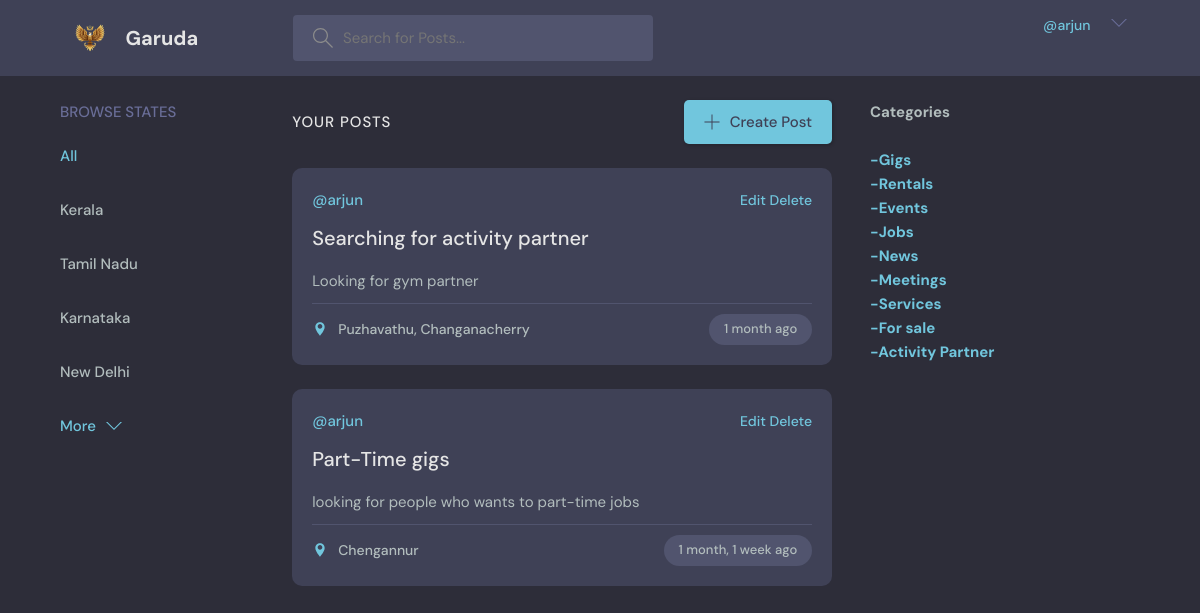
/myposts/ (signed in), run on an earlier commit of the app's database.
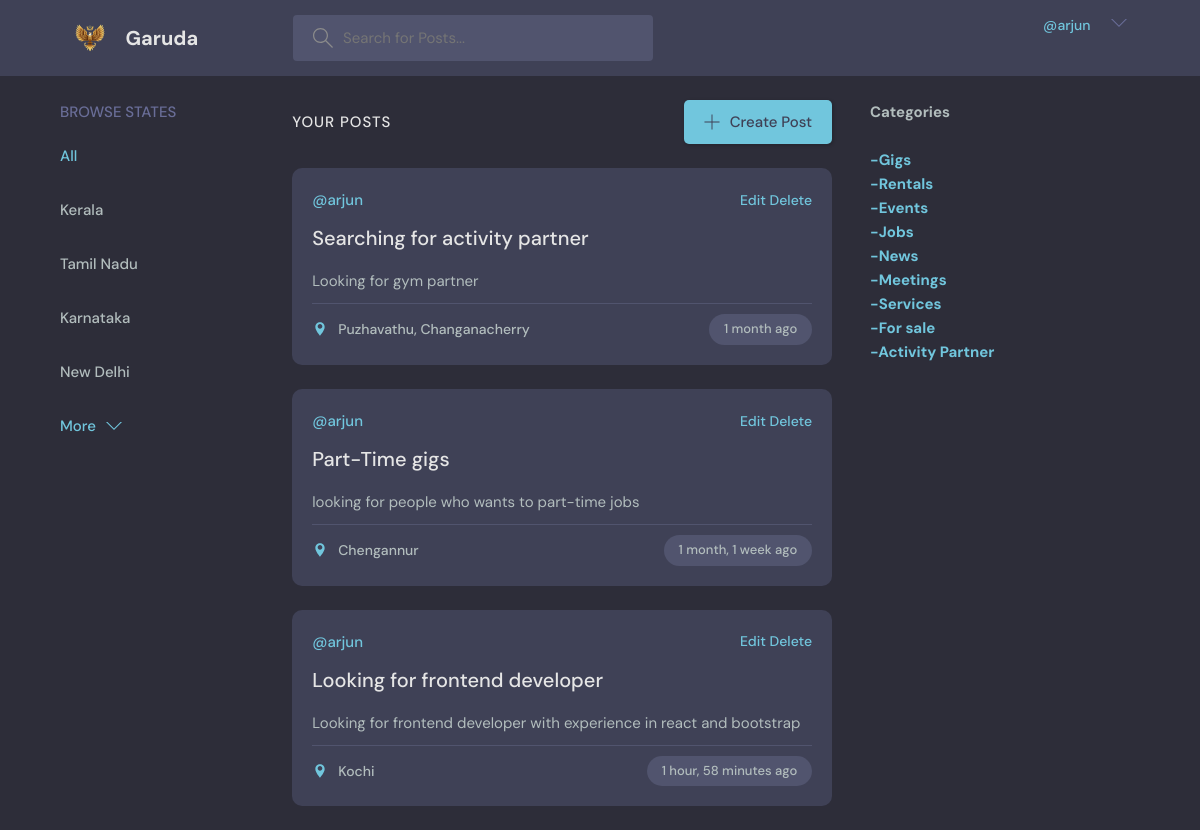
And on a later commit of the database.
### base/models.py (models this page shows, shortened)
class Room(models.Model):
    category = models.CharField(null=True,max_length=50,default='')
    host = models.ForeignKey(User, on_delete=models.SET_NULL,null=True)
    title = models.CharField(max_length=100)
    description = models.TextField(null=True, blank=True)
    location = models.CharField(null=True, max_length=200,default='')
    city = models.CharField(null=True, max_length=200)
    state = models.CharField(null=True, max_length=200)
    contact = models.TextField(null=False)
    updated = models.DateTimeField(auto_now=True)   #saves time when model is updated
    created = models.DateTimeField(auto_now_add=True) #saves time when model is created (only one time)
    class Meta:
        ordering = [Random()]

### base/views.py (the view)
# urls.py: path('myposts/',views.myposts,name="myposts"),
def myposts(request):
    if request.method == 'GET':
        room = Room.objects.filter(host=request.user)
        categories = ['Gigs','Rentals','Events','Jobs','News','Meetings','Services','For sale','Activity Partner']
        statelist = ['Kerala','Tamil Nadu','Karnataka','New Delhi']
        flag = False
        context = {'rooms': room,'categories': categories,'statelist':statelist,'flag':flag}
        return render(request,'base/home.html',context)

### base/templates/base/home.html (shortened to what this page needs)
{% extends 'main.html' %}
{% block content %}
    <main class="layout layout--3">
      <div class="container">
        {% include 'base/searchcities.html' %}
        <div class="roomList">
          <div class="roomList__header">
            <div>
              {%if flag%}
              <h2>Around you </h2>
              <p>{{room_count}} posts till now </p>
              {%else%}
              <div>
                <h2>Your Posts </h2>
              </div>
              {%endif%}
            </div>
            <a class="btn btn--main" href="{% url 'createroom' %}">
              <svg version="1.1" xmlns="http://www.w3.org/2000/svg" width="32" height="32" viewBox="0 0 32 32">
                <title>add</title>
                <path
                  d="M16.943 0.943h-1.885v14.115h-14.115v1.885h14.115v14.115h1.885v-14.115h14.115v-1.885h-14.115v-14.115z"
                ></path>
              </svg>
              Create Post
            </a>
          </div>
          {%include 'base/feed.html' %}
        </div>
        {% include 'base/categories.html' %}
      </div>
    </main>
    {%endblock%}

### base/templates/base/feed.html
{%for room in rooms%}
<div class="roomListRoom">
    <div class="roomListRoom__header">
      <a href="profile.html" class="roomListRoom__author">
        <span>@{{room.host.username}}</span>
      </a>
      <div class="roomListRoom__actions">
        {% if request.user == room.host%}
        <span><a href="{%url 'updateroom' room.id%}">Edit</a> <a href="{%url 'deleteroom' room.id%}"> Delete</a></span>
        {%endif%}
      </div>
    </div>
    <div class="roomListRoom__content">
      <a href="{% url 'room' room.id %}">{{room.title}}</a>
      <p>
        {{room.description}}
      </p>
    </div>
    <div class="roomListRoom__meta">
      <a class="roomListRoom__joined">
        <svg xmlns="http://www.w3.org/2000/svg" width="24" height="24" viewBox="0 0 24 24">
            <path d="M12 2C8.139 2 5 5.139 5 9c0 5.25 7 13 7 13s7-7.75 7-13c0-3.861-3.139-7-7-7zm0 9.5c-1.93 0-3.5-1.57-3.5-3.5s1.57-3.5 3.5-3.5 3.5 1.57 3.5 3.5-1.57 3.5-3.5 3.5z"/>
            <path d="M0 0h24v24H0z" fill="none"/>
        </svg>
        {% if room.location %}
        {{room.location}}, {{room.city}}
        {%else%}
        {{room.city}}
        {%endif%}
      </a>
      <p class="roomListRoom__topic">{{room.created|timesince}} ago</p>
    </div>
</div>
{%endfor%}

What changed in the data, as far as the page shows it:
added Room: host.username "arjun", shows "Edit", title "Looking for frontend developer", description "Looking for frontend developer with experience in react and bootstrap", city "Kochi", created "1 hour, 58 minutes"
